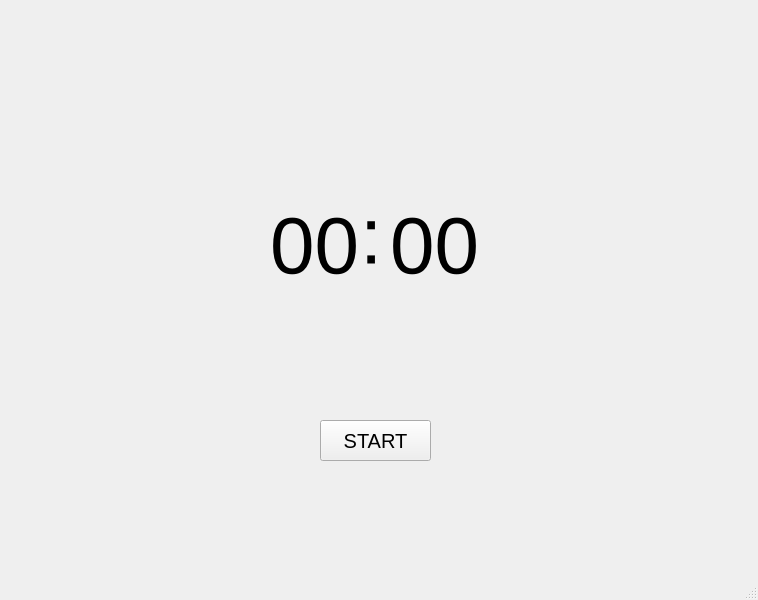
<?xml version="1.0" encoding="UTF-8"?>
<ui version="4.0">
 <class>MainWindow</class>
 <widget class="QMainWindow" name="MainWindow">
  <property name="geometry">
   <rect>
    <x>0</x>
    <y>0</y>
    <width>758</width>
    <height>600</height>
   </rect>
  </property>
  <property name="windowTitle">
   <string>MainWindow</string>
  </property>
  <widget class="QWidget" name="centralwidget">
   <widget class="QLabel" name="minute_label">
    <property name="geometry">
     <rect>
      <x>270</x>
      <y>200</y>
      <width>91</width>
      <height>91</height>
     </rect>
    </property>
    <property name="font">
     <font>
      <pointsize>60</pointsize>
     </font>
    </property>
    <property name="text">
     <string>00</string>
    </property>
   </widget>
   <widget class="QLabel" name="second_label">
    <property name="geometry">
     <rect>
      <x>390</x>
      <y>200</y>
      <width>91</width>
      <height>91</height>
     </rect>
    </property>
    <property name="font">
     <font>
      <pointsize>60</pointsize>
     </font>
    </property>
    <property name="text">
     <string>00</string>
    </property>
   </widget>
   <widget class="QLabel" name="unLabel">
    <property name="geometry">
     <rect>
      <x>360</x>
      <y>190</y>
      <width>31</width>
      <height>91</height>
     </rect>
    </property>
    <property name="font">
     <font>
      <pointsize>60</pointsize>
     </font>
    </property>
    <property name="text">
     <string>:</string>
    </property>
   </widget>
   <widget class="QPushButton" name="startButton">
    <property name="geometry">
     <rect>
      <x>320</x>
      <y>420</y>
      <width>111</width>
      <height>41</height>
     </rect>
    </property>
    <property name="font">
     <font>
      <pointsize>15</pointsize>
     </font>
    </property>
    <property name="text">
     <string>START</string>
    </property>
   </widget>
  </widget>
  <widget class="QMenuBar" name="menubar">
   <property name="geometry">
    <rect>
     <x>0</x>
     <y>0</y>
     <width>758</width>
     <height>21</height>
    </rect>
   </property>
  </widget>
  <widget class="QStatusBar" name="statusbar"/>
 </widget>
 <resources/>
 <connections/>
</ui>
